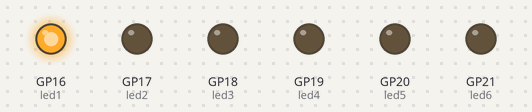
The program below on a simulated Raspberry Pi Pico running MicroPython. Parts: output pins drawn as LEDs (lit = HIGH).

Above: at 0.15 s.
At 0.75 s:
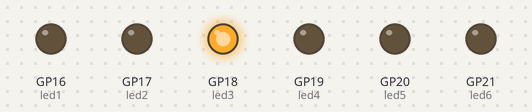
At 1.05 s:
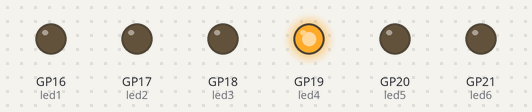
At 1.35 s:
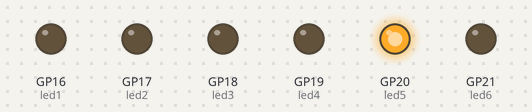
At 2.45 s:
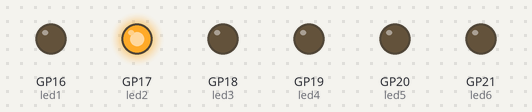
At 3.65 s:
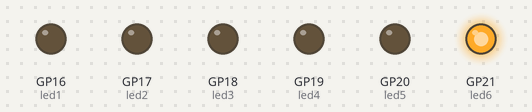
Timing chart, 0 to 4.6 s (numbered marks = the images above):
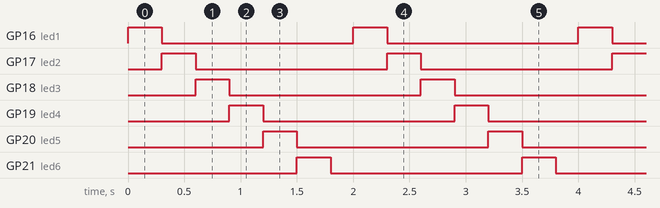

Measured:
- by itself, GP16 (led1), GP17 (led2), GP18 (led3), GP19 (led4), GP20 (led5), GP21 (led6): alternates HIGH for 0.30 s and LOW for 1.7 s
- by itself, everything shown: repeats every 2.0 s, in 7 steps

The program:

running.py
```python
from machine import Pin
from utime import sleep
led1=Pin(16,Pin.OUT)
led2=Pin(17,Pin.OUT)
led3=Pin(18,Pin.OUT)
led4=Pin(19,Pin.OUT)
led5=Pin(20,Pin.OUT)
led6=Pin(21,Pin.OUT)

while True:

    led1.value(1)
    sleep(.3)
    led1.value(0)
    led2.value(1)
    sleep(.3)
    led2.value(0)
    led3.value(1)
    sleep(.3)
    led3.value(0)
    led4.value(1)
    sleep(.3)
    led4.value(0)
    led5.value(1)
    sleep(.3)
    led5.value(0)
    led6.value(1)
    sleep(.3)
    led6.value(0)


    led6.value(0)
    sleep(0.2)
```
